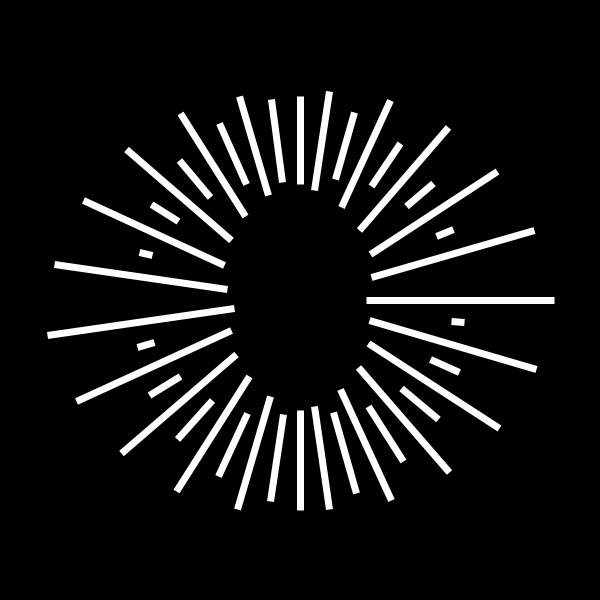
Frame 1 (no input)
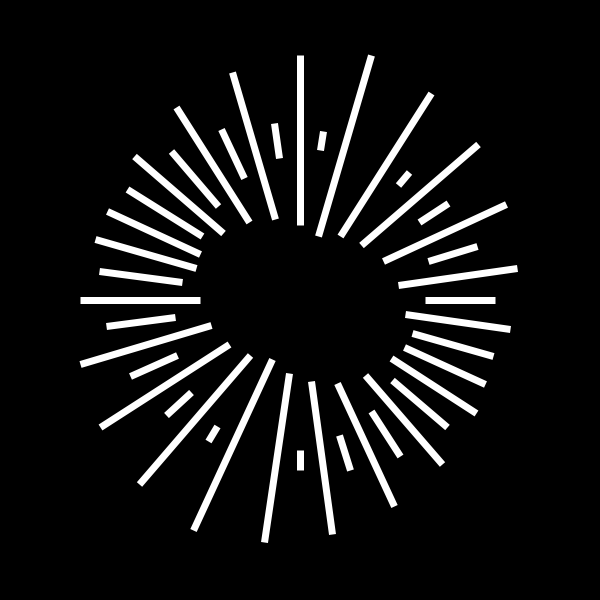
Frame 60 (the mouse pressed at the canvas centre just before this capture)
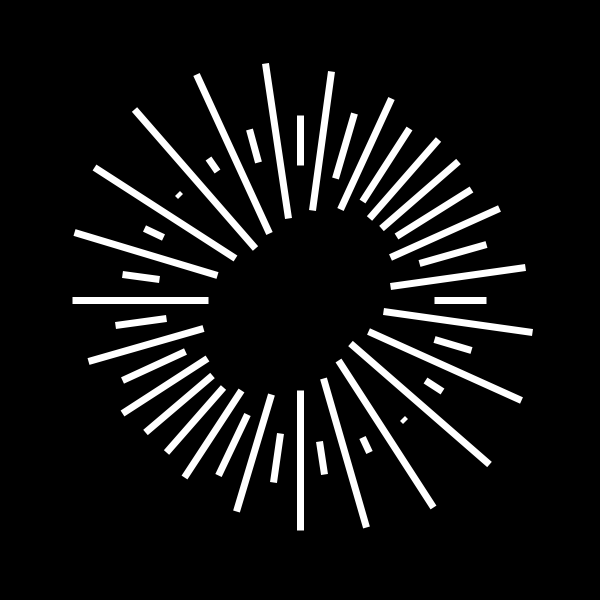
Frame 120 (the mouse held since frame 60 and released just before this capture)

The Processing sketch that drew these frames (run headless with seeded random() and noise(); from frame 60 on, the mouse is pressed at the canvas centre):

// Processing sketch: gif10
// ── gif10.pde
int a = 44;
int r = 160;
float defL = 95;
int speed = 1;
ArrayList<Ln> lines = new ArrayList<Ln>();

void setup(){
  float d = 360f/float(a);
  for(int i = 0; i < a; i++){
    boolean inc = false;
    float setL = defL;
    float diff = defL/float(a)*4;
    if(i%2==0){
      if(i < a/2){
        setL=diff*i/2;
        inc = true;
      }
      else{
        setL = defL - diff*(i/2-a/4);
      }
    }
    else{
      if(i < a/2){
         setL = diff*(a/4-i/2);
      }
      else{
        setL = diff*(i/2-a/4);
        inc = true;
      }
    }
    
    Ln t = new Ln(int(height/2 - r * cos(radians(d*i))), int(width/2 + r * sin(radians(d*i))), d * i, setL, inc);
    lines.add(t);
  }
  frameRate(90);
  
  stroke(255);
  strokeWeight(7);
  strokeCap(SQUARE);
}

void settings() {
  size(600, 600); 
}

void draw(){
  clear();
  background(0);
  
  for(int i = 0; i < lines.size(); i++){
    lines.get(i).draw(); 
  }
}

class Ln{
  int x, y;
  float angle;
  int l;
  boolean inc;
  Ln(int xs, int ys, float angles, float ls, boolean increasing){
    x = xs;
    y = ys;
    angle = angles;
    l = int(ls);
    inc = increasing;
  }
  void draw(){
    if(l>=defL){
     inc = !inc;
     l-=2*speed;
    }
    else if(l<=0){
      inc = !inc;
      l+=speed;
    }
    //float mod = .25f;
    if(inc){
      //l+=speed-(int(l>(defL-defL/4f)))*mod+(int(l<defL/4f))*mod;
      l+=speed;
    }
    else{
      //l-=speed-(int(l<defL/4f))*mod+(int(l>(defL-defL/4f)))*mod;
      l-=speed;
    }
    line(x-l*cos(radians(angle)), y+l*sin(radians(angle)), x+l*cos(radians(angle)), y-l*sin(radians(angle)));
  } 
}
